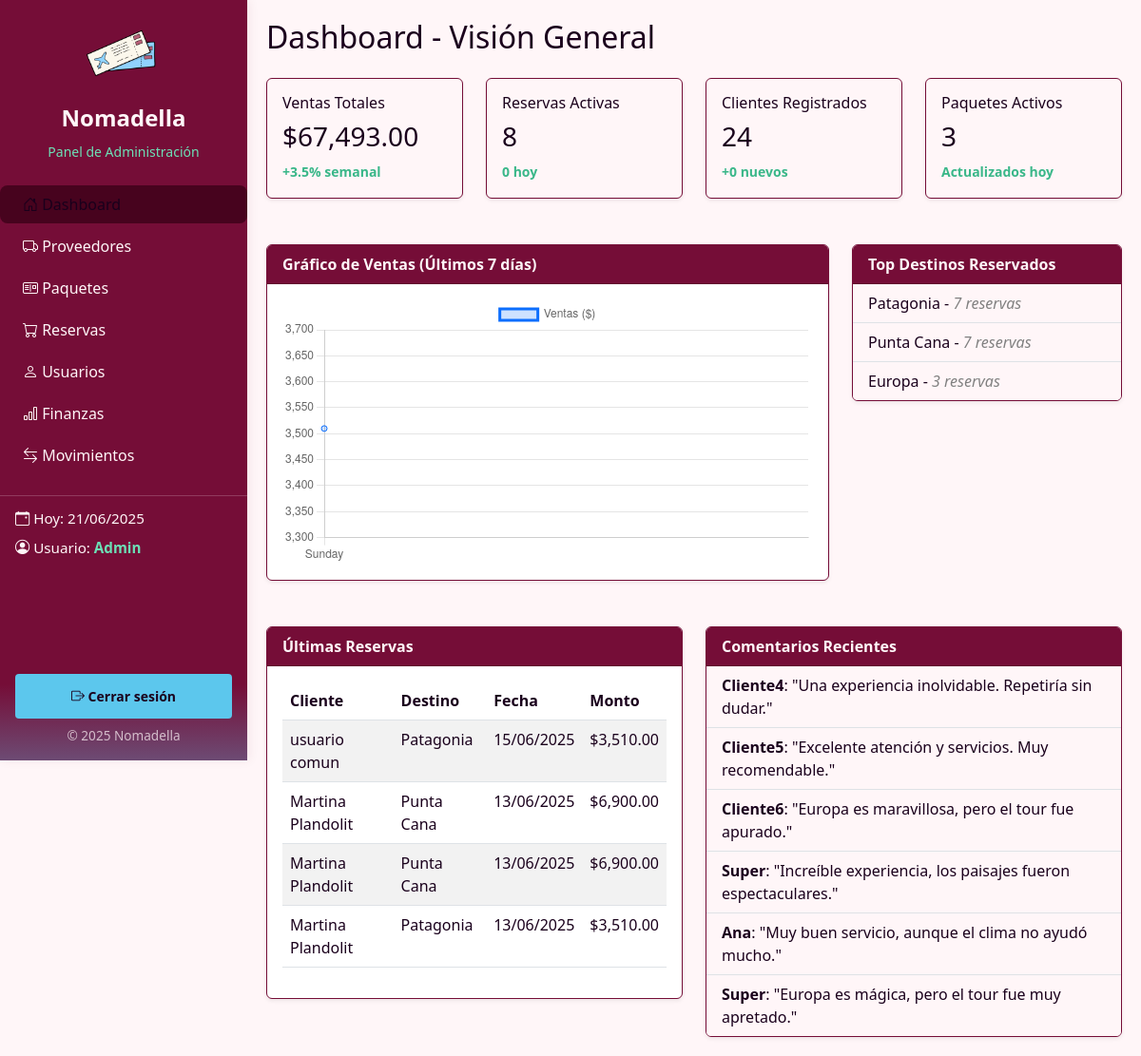
The page /dashboard/dashboard.php (signed in) on the database as committed earlier.
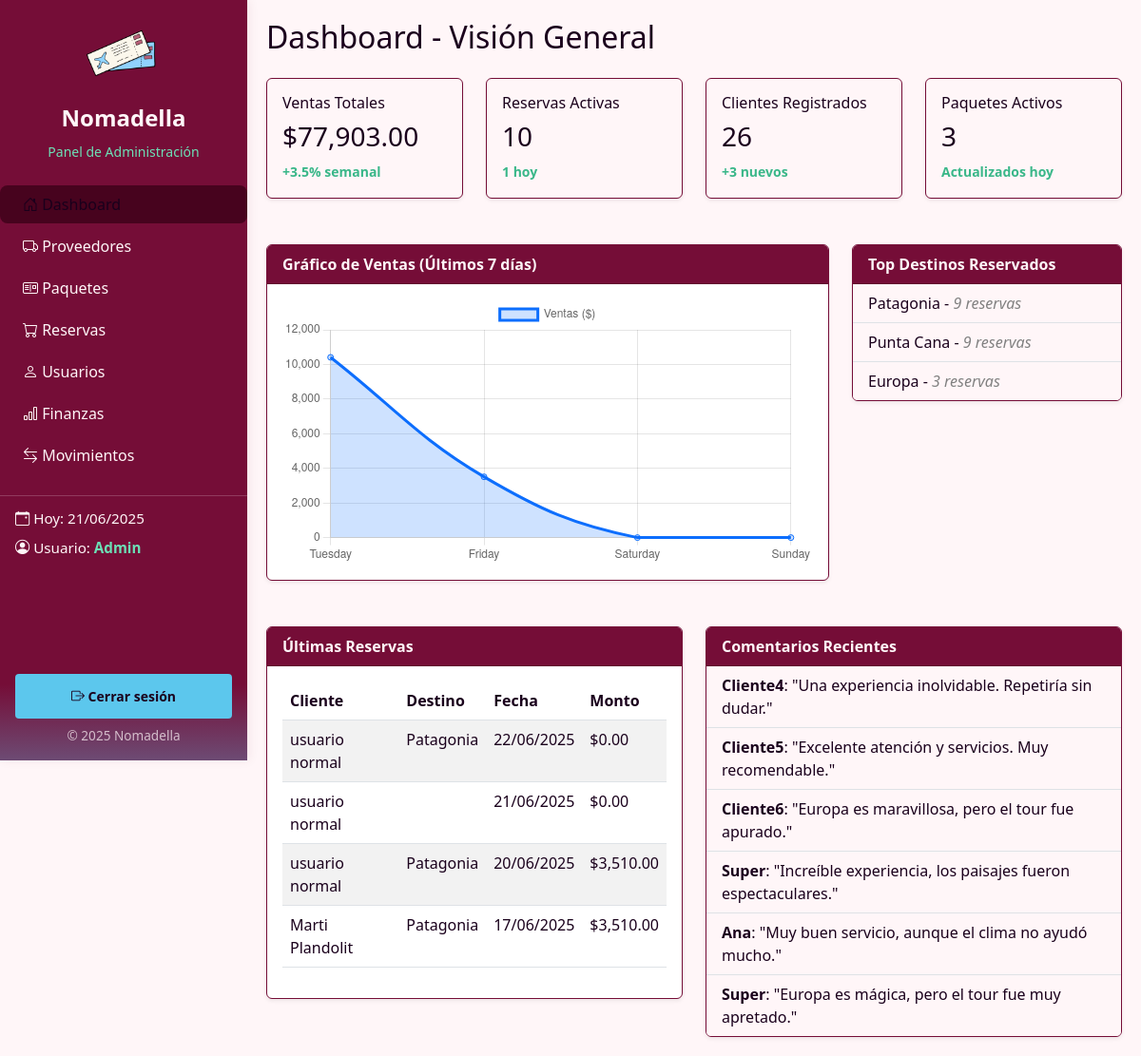
The same page on the database as committed later.
### tables this page shows
CREATE TABLE `ordenes` (
  `id_orden` int(11) NOT NULL,
  `id_usuario` int(11) DEFAULT NULL,
  `fecha_orden` timestamp NOT NULL DEFAULT current_timestamp() ON UPDATE current_timestamp(),
  `total` decimal(12,2) DEFAULT NULL,
  `estado` varchar(20) DEFAULT NULL,
  `medio_pago` varchar(100) DEFAULT NULL,
  `datos_facturacion` varchar(200) DEFAULT NULL
);

CREATE TABLE `paquetes_turisticos` (
  `id_paquete` int(11) NOT NULL,
  `nombre` varchar(200) DEFAULT NULL,
  `descripcion` text DEFAULT NULL,
  `id_destino` int(11) DEFAULT NULL,
  `precio_base` decimal(12,2) DEFAULT NULL,
  `fecha_inicio` date DEFAULT NULL,
  `fecha_fin` date DEFAULT NULL,
  `cupo_disponible` int(11) DEFAULT NULL,
  `destino` varchar(150) DEFAULT NULL,
  `tipo_paquete` varchar(100) DEFAULT NULL,
  `activo` tinyint(1) DEFAULT NULL
);

CREATE TABLE `orden_items` (
  `id_item` int(11) NOT NULL,
  `id_orden` int(11) DEFAULT NULL,
  `tipo_producto` varchar(50) DEFAULT NULL,
  `id_producto` int(11) DEFAULT NULL,
  `cantidad` int(11) DEFAULT NULL,
  `precio_unitario` decimal(12,2) DEFAULT NULL,
  `subtotal` decimal(12,2) DEFAULT NULL
);

CREATE TABLE `comentarios_paquetes` (
  `id_comentario` int(11) NOT NULL,
  `id_paquete` int(11) DEFAULT NULL,
  `id_usuario` int(11) DEFAULT NULL,
  `texto` text DEFAULT NULL,
  `puntuacion` smallint(6) DEFAULT NULL,
  `fecha` timestamp NOT NULL DEFAULT current_timestamp() ON UPDATE current_timestamp()
);

CREATE TABLE `usuarios` (
  `id_usuario` int(11) NOT NULL,
  `nombre` varchar(100) DEFAULT NULL,
  `apellido` varchar(100) DEFAULT NULL,
  `email` varchar(200) DEFAULT NULL,
  `contraseña` varchar(255) DEFAULT NULL,
  `telefono` int(30) NOT NULL,
  `fecha_registro` timestamp NOT NULL DEFAULT current_timestamp() ON UPDATE current_timestamp(),
  `rol` int(11) DEFAULT 4,
  `estado` varchar(20) DEFAULT 'activo'
);

### dashboard/dashboard.php (the view, shortened to what the changed rows need)
<?php
include 'conexion.php';
$totalVentas = $pdo->query("SELECT COALESCE(SUM(total), 0) AS total FROM ordenes")->fetch()['total'];
$reservasHoy = $pdo->query("SELECT COUNT(*) AS total FROM ordenes WHERE DATE(fecha_orden) = CURDATE()")->fetch()['total'];
$clientes = $pdo->query("SELECT COUNT(*) AS total FROM usuarios")->fetch()['total'];
$nuevos = $pdo->query("SELECT COUNT(*) AS total FROM usuarios WHERE DATE(fecha_registro) = CURDATE()")->fetch()['total'];
$reservaActivas = $pdo->query("SELECT COUNT(*) AS total FROM ordenes WHERE estado = 'activa' OR estado = 'confirmada'")->fetch()['total'];
$ventas = $pdo->query("
  SELECT DAYNAME(fecha_orden) AS dia, SUM(total) AS total
  FROM ordenes
  WHERE fecha_orden >= CURDATE() - INTERVAL 6 DAY
  GROUP BY dia
  ORDER BY FIELD(dia, 'Monday', 'Tuesday', 'Wednesday', 'Thursday', 'Friday', 'Saturday', 'Sunday')
")->fetchAll(PDO::FETCH_ASSOC);
$destinos = $pdo->query("
  SELECT pt.destino, COUNT(*) AS reservas
  FROM orden_items oi
  JOIN paquetes_turisticos pt ON pt.id_paquete = oi.id_producto
  GROUP BY pt.destino
  ORDER BY reservas DESC
  LIMIT 5
")->fetchAll(PDO::FETCH_ASSOC);
$reservas = $pdo->query("
  SELECT CONCAT(u.nombre, ' ', u.apellido) AS cliente, pt.destino, o.fecha_orden AS fecha, oi.subtotal AS monto
  FROM ordenes o
  JOIN usuarios u ON u.id_usuario = o.id_usuario
  JOIN orden_items oi ON oi.id_orden = o.id_orden
  LEFT JOIN paquetes_turisticos pt ON pt.id_paquete = oi.id_producto
  ORDER BY o.fecha_orden DESC
  LIMIT 4
")->fetchAll(PDO::FETCH_ASSOC);
$comentarios = $pdo->query("
  SELECT u.nombre, c.texto
  FROM comentarios_paquetes c
  JOIN usuarios u ON u.id_usuario = c.id_usuario
  ORDER BY c.fecha DESC
  LIMIT 7
")->fetchAll(PDO::FETCH_ASSOC);
?>
<!DOCTYPE html>
<html lang="es">
<head>
  <link href="https://cdn.jsdelivr.net/npm/bootstrap@5.3.0/dist/css/bootstrap.min.css" rel="stylesheet">
  <link href="https://cdn.jsdelivr.net/npm/bootstrap-icons/font/bootstrap-icons.css" rel="stylesheet">
  <link rel="stylesheet" href="/nomadella/css/dashboard.css">
</head>
<body>
  <?php include 'sidebar.php'; ?>
  <div class="content">
    <h2 class="mb-4">Dashboard - Visión General</h2>
    <div class="row g-4">
      <div class="col-md-3">
        <div class="card card-kpi shadow-sm">
          <div class="card-body">
            <h6 class="card-title">Ventas Totales</h6>
            <h3>$<?= number_format($totalVentas, 2) ?></h3>
            <small class="c-success">+3.5% semanal</small>
          </div>
        </div>
      </div>
      <div class="col-md-3">
        <div class="card card-kpi shadow-sm">
          <div class="card-body">
            <h6 class="card-title">Reservas Activas</h6>
            <h3><?= $reservaActivas ?></h3>
            <small class="c-success"><?= $reservasHoy ?> hoy</small>
          </div>
        </div>
      </div>
      <div class="col-md-3">
        <div class="card card-kpi shadow-sm">
          <div class="card-body">
            <h6 class="card-title">Clientes Registrados</h6>
            <h3><?= $clientes ?></h3>
            <small class="c-success">+<?= $nuevos ?> nuevos</small>
          </div>
        </div>
      </div>
    </div>
    <div class="row g-4 mt-4">
      <div class="col-md-8">
        <div class="card shadow-sm">
          <div class="card-body">
            <div class="chart-container">
              <canvas id="salesChart"></canvas>
            </div>
          </div>
        </div>
      </div>
      <div class="col-md-4">
        <div class="card shadow-sm">
          <ul class="list-group list-group-flush">
            <?php foreach ($destinos as $d): ?>
              <li class="list-group-item"><?= htmlspecialchars($d['destino']) ?> -<i style="color: gray;"> <?= $d['reservas'] ?> reservas</i> </li>
            <?php endforeach; ?>
          </ul>
        </div>
      </div>
    </div>
    <div class="row g-4 mt-4">
      <div class="col-md-6">
        <div class="card shadow-sm">
          <div class="card-body">
            <table class="table table-striped">
              <thead>
                <tr>
                  <th>Cliente</th>
                  <th>Destino</th>
                  <th>Fecha</th>
                  <th>Monto</th>
                </tr>
              </thead>
              <tbody>
                <?php foreach ($reservas as $r): ?>
                  <tr>
                    <td><?= htmlspecialchars($r['cliente']) ?></td>
                    <td><?= htmlspecialchars($r['destino']) ?></td>
                    <td><?= date('d/m/Y', strtotime($r['fecha'])) ?></td>
                    <td>$<?= number_format($r['monto'], 2) ?></td>
                  </tr>
                <?php endforeach; ?>
              </tbody>
            </table>
          </div>
        </div>
      </div>
      <div class="col-md-6">
        <div class="card shadow-sm">
          <ul class="list-group list-group-flush">
            <?php foreach ($comentarios as $c): ?>
              <li class="list-group-item"><strong><?= htmlspecialchars($c['nombre']) ?></strong>: "<?= htmlspecialchars($c['texto']) ?>"</li>
            <?php endforeach; ?>
          </ul>
        </div>
      </div>
    </div>
  </div>
  <script>
    const ctx = document.getElementById('salesChart').getContext('2d');
    new Chart(ctx, {
      type: 'line',
      data: {
        labels: <?= json_encode(array_column($ventas, 'dia')) ?>,
        datasets: [{
          label: 'Ventas ($)',
          data: <?= json_encode(array_map('floatval', array_column($ventas, 'total'))) ?>,
          borderColor: 'rgba(13, 110, 253, 1)',
          backgroundColor: 'rgba(13, 110, 253, 0.2)',
          tension: 0.4,
          fill: true
        }]
      },
      options: {
        responsive: true,
        plugins: {
          legend: { position: 'top' }
        }
      }
    });
  </script>
</body>
</html>

Rows that differ between the two databases and show on the page:
no longer on this page (row edited): ordenes: cliente "Martina Plandolit", paquetes_turisticos.destino "Punta Cana", fecha_orden "13/06/2025", orden_items.subtotal "6,900.00"
no longer on this page (row unchanged): ordenes: cliente "Martina Plandolit", paquetes_turisticos.destino "Punta Cana", fecha_orden "13/06/2025", orden_items.subtotal "6,900.00", paquetes_turisticos.destino "Patagonia", orden_items.subtotal "3,510.00"
added ordenes: cliente "usuario normal", paquetes_turisticos.destino "Patagonia", fecha_orden "22/06/2025", orden_items.subtotal "0.00"
added orden_items: cliente "usuario normal", id_orden.fecha_orden "21/06/2025", subtotal "0.00"
changed ordenes (number 2 of 3 on the later page): cliente "usuario comun" → "usuario normal"; fecha_orden "15/06/2025" → "20/06/2025"
added ordenes: cliente "Marti Plandolit", paquetes_turisticos.destino "Patagonia", fecha_orden "17/06/2025", orden_items.subtotal "3,510.00"
Other text that changed with them:
$totalVentas: "67,493.00" → "77,903.00"
$reservaActivas: "8" → "10"
$reservasHoy: "0" → "1"
$clientes: "24" → "26"
$nuevos: "0" → "3"
chart data {{ json_encode(array_column($ventas, 'dia')) }}: ["Sunday"] → ["Tuesday","Friday","Saturday","Sunday"]
new list line: "Patagonia - 9 reservas"
new list line: "Punta Cana - 9 reservas"
list line gone: "Patagonia - 7 reservas"
list line gone: "Punta Cana - 7 reservas"
